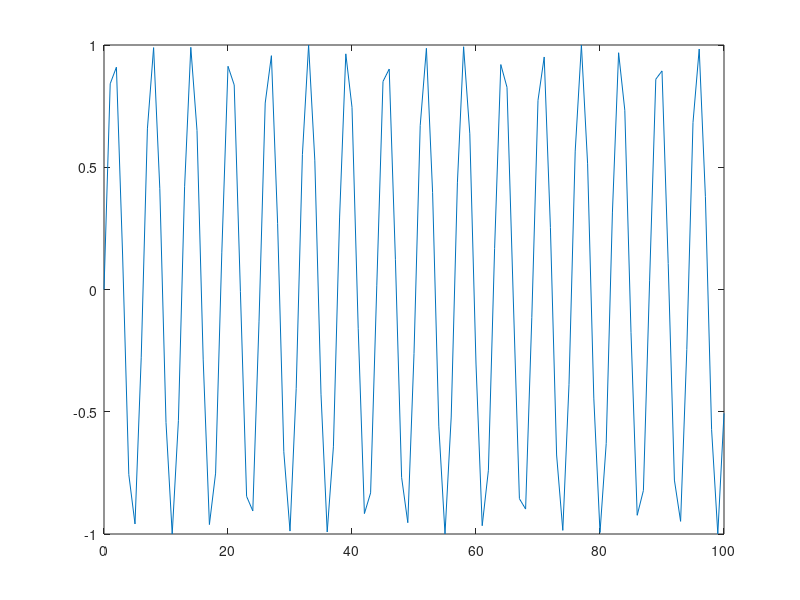
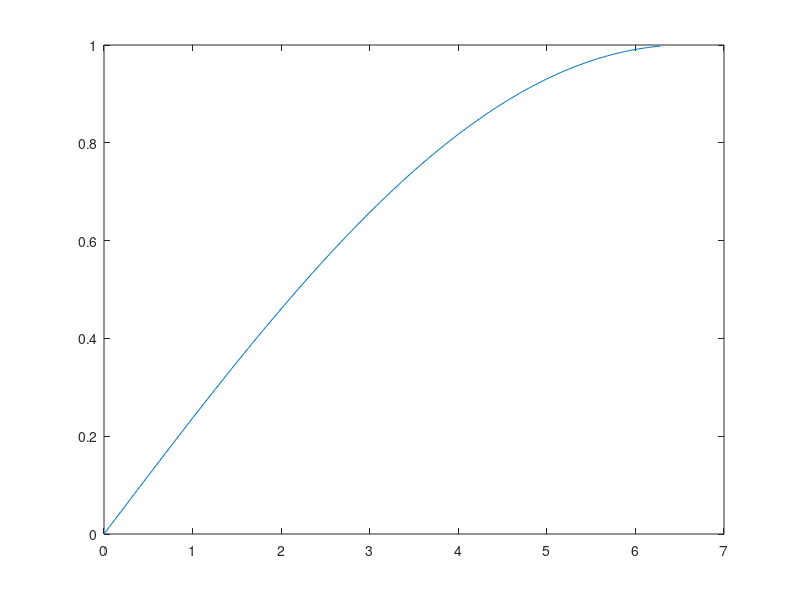
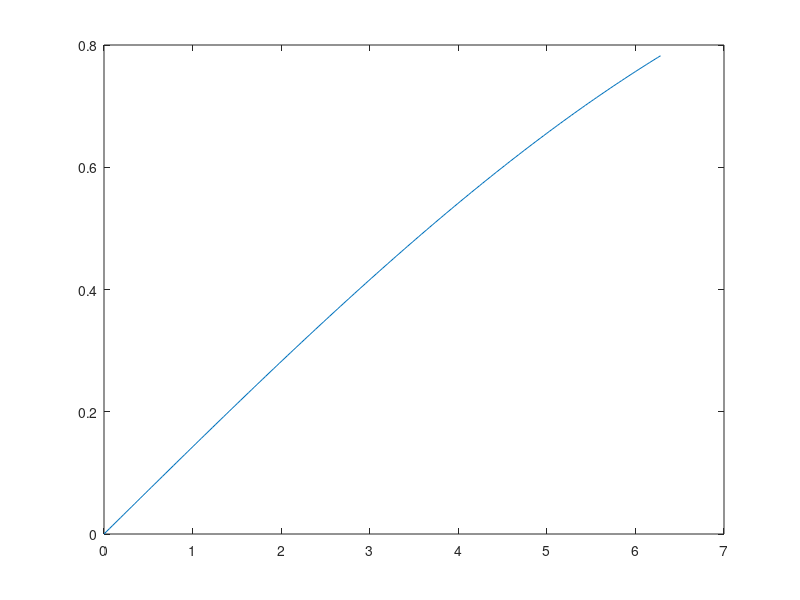
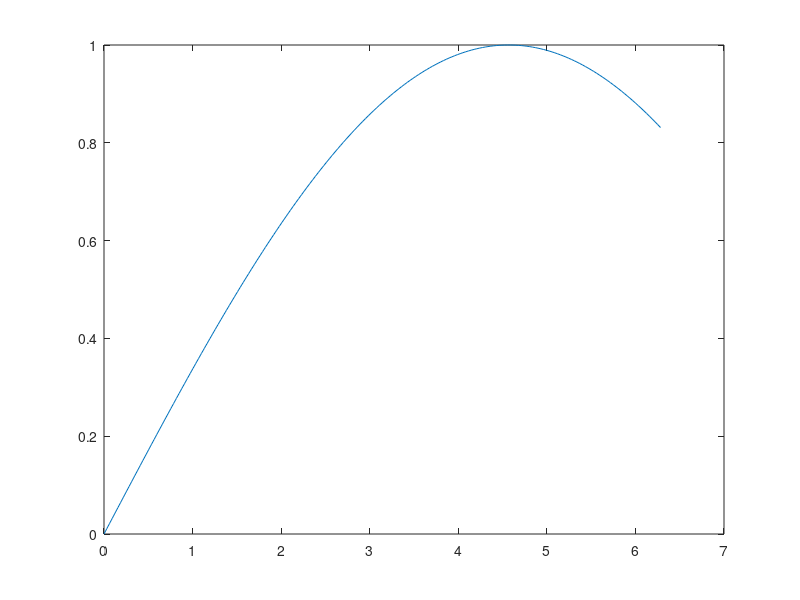

Recreate these plots in MATLAB, in order.
x = 0:100;
y = sin(x)
figure
plot(x, y)

for i = 1:5
    x = 0:pi/100:2*pi;
    y = sin(x*rand());

    % Figure must be included for multiple plots to work!
    figure
    plot(x,y)
end